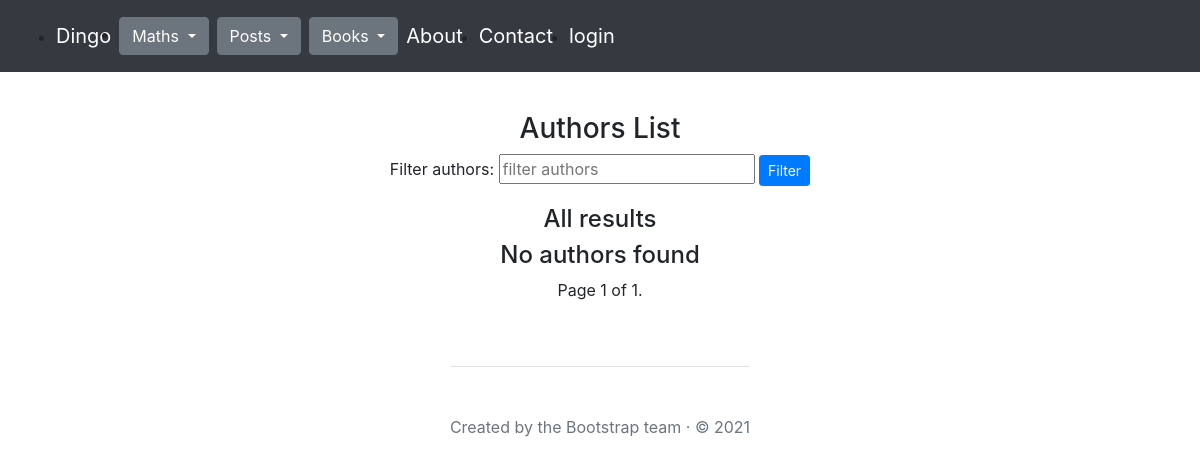
The page /books/authors/ on the database as committed earlier.
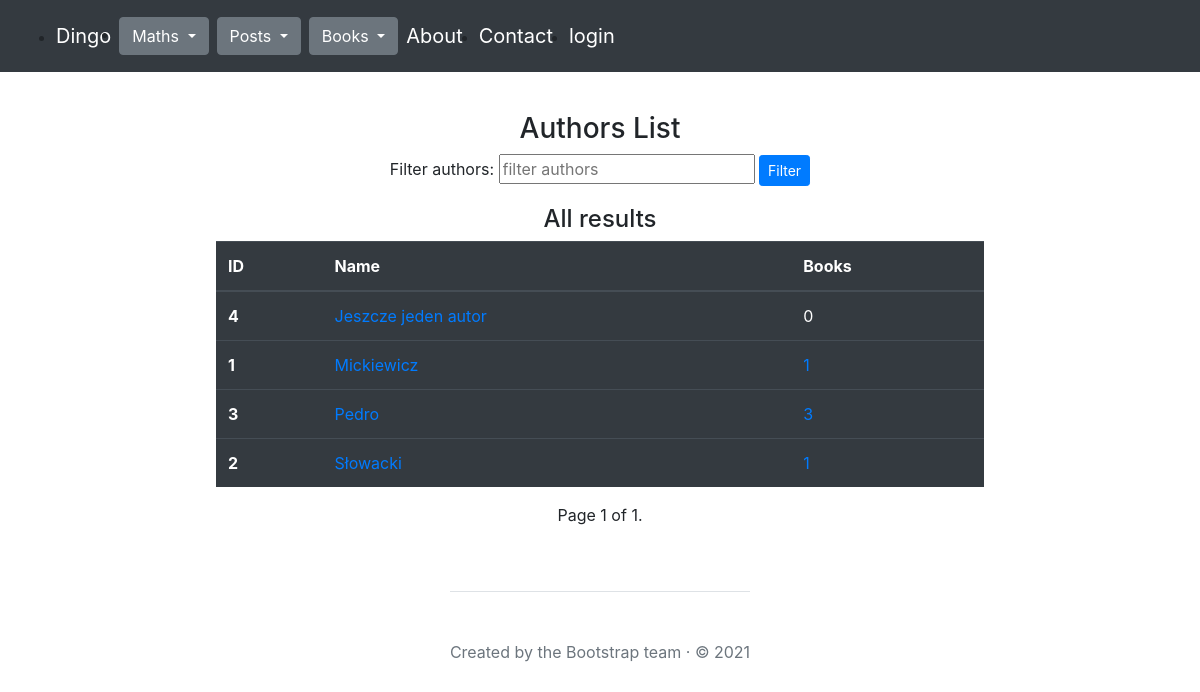
The same page on the database as committed later.
### books/models.py (models this page shows, shortened)
class Author(models.Model):
    name = models.CharField(max_length=30, null=False, unique=True)
    comment = models.TextField(null=True)

### books/views.py (the view)
# urls.py: path('authors/', authors_list, name="authors_list"),
def authors_list(request):
    page_number = request.GET.get('page')
    author_filter = request.GET.get('filter')
    if author_filter:
        authors = Author.objects.filter(name__icontains=author_filter).annotate(book_count=Count('book'))
    else:
        authors = Author.objects.annotate(book_count=Count('book'))
    paginator = Paginator(authors, 5)
    authors = paginator.get_page(page_number)
    return render(
        request=request,
        template_name="books/authors_list.html",
        context={"authors": authors,
                 "author_filter": author_filter,
                 }
    )

### books/templates/books/authors_list.html (shortened to what this page needs)
{% extends "main.html" %}
{% block content %}
<div class="mt-3 d-flex flex-column align-items-center justify-content-center">
    <h3>Authors List</h3>
    <form method="get" action="{% url 'books:authors_list' %}">
        <label for="filter">Filter authors:</label>
        <input type="text" id="filter" name="filter" placeholder="filter authors">
        <button class="btn btn-sm btn-primary" type="submit">Filter</button>
    </form>
    {% if author_filter %}
        <h4 class="mt-3">Filtered by query: {{ author_filter }}</h4>
    {% else %}
        <h4 class="mt-3">All results</h4>
    {% endif %}
    {% if authors %}
    <div class="table-responsive">
        <table class="table table-dark">
          <thead>
            <tr>
              <th scope="col">ID</th>
              <th scope="col">Name</th>
              <th scope="col">Books</th>
            </tr>
          </thead>
          <tbody>
            {% for author in authors %}
            <tr>
                <th scope="row">{{ author.id }}</th>
                <td><a href="{% url 'books:author_details' author.id %}">{{ author.name }}</a></td>
                <td>
                    {% if author.book_count > 0 %}
                        <a href="{% url 'books:author_books' author.name %}">{{ author.book_count }}</a>
                    {% else %}
                        {{ author.book_count }}
                    {% endif %}
                </td>
              </tr>
            {% endfor %}
          </tbody>
        </table>
      </div>
    {% else %}
        <h4>No authors found</h4>
    {% endif %}
    <div class="pagination">
        <span class="step-links">
            <span class="current">
                Page {{ authors.number }} of {{ authors.paginator.num_pages }}.
            </span>
        </span>
    </div>
</div>
{% endblock %}

### templates/main.html (shortened to what this page needs)
{% load bootstrap4 %}
<!doctype html>
<html lang="en">
<head>
    <link rel="stylesheet" href="https://stackpath.bootstrapcdn.com/bootstrap/4.5.0/css/bootstrap.min.css">
    {% load static %}
    <link rel="stylesheet" type="text/css" href="{% static 'maths/css/style.css' %}">
</head>
<body>
    <div class="col-lg-8 mx-auto p-3 py-md-5">
        <nav class="navbar navbar-expand-md navbar-dark bg-dark fixed-top py-0 d-flex flex-row justify-content-between align-items-center">
            <div class="collapse navbar-collapse d-flex flex-row align-items-end justify-content-start mt-3" id="navbarsExampleDefault">
                <ul class="d-flex flex-row align-items-center justify-content-center">
                    <li><a class="navbar-brand mr-2" href="/greetings">Dingo</a></li>
                    <li>
                        <div class="btn-group mr-2">
                            <button type="button" class="btn btn-secondary dropdown-toggle" data-toggle="dropdown" aria-haspopup="true" aria-expanded="false">
                                Maths
                            </button>
                        </div>
                    </li>
                    <li>
                        <div class="btn-group mr-2">
                            <button type="button" class="btn btn-secondary dropdown-toggle" data-toggle="dropdown" aria-haspopup="true" aria-expanded="false">
                                Posts
                            </button>
                        </div>
                    </li>
                    <li>
                        <div class="btn-group mr-2">
                            <button type="button" class="btn btn-secondary dropdown-toggle" data-toggle="dropdown" aria-haspopup="true" aria-expanded="false">
                                Books
                            </button>
                        </div>
                    </li>
                    <li><a class="navbar-brand" href="/greetings/about/">About</a></li>
                    <li><a class="navbar-brand" href="/greetings/contact/">Contact</a></li>
                    <li>
                        {% if user.is_authenticated %}
                            <a class="navbar-brand">
                                {{ user.username }} | <a class="navbar-brand" href="{% url 'logout' %}">logout</a>
                            </a>
                        {% else %}
                           <a class="navbar-brand" href="{% url 'login' %}">login</a>
                        {% endif %}
                    </li>
                </ul>
            </div>
        </nav>
        <main>
            <div id="content" class="mt-5">
                {% block content %}{% endblock %}
            </div>
        </main>
        <div class="mt-3 d-flex flex-column align-items-center justify-content-center">
            <footer class="pt-5 my-5 text-muted border-top">
                Created by the Bootstrap team &middot; &copy; 2021
            </footer>
        </div>
    </div>
</body>
</html>

Rows that differ between the two databases and show on the page:
added Author: id "4", name "Jeszcze jeden autor", book_count "0"
added Author: id "1", name "Mickiewicz", book_count "1"
added Author: id "3", name "Pedro", book_count "3"
added Author: id "2", name "Słowacki", book_count "1"
Other text that changed with them:
text no longer shown: "No authors found"
text now shown: "ID Name Books"
